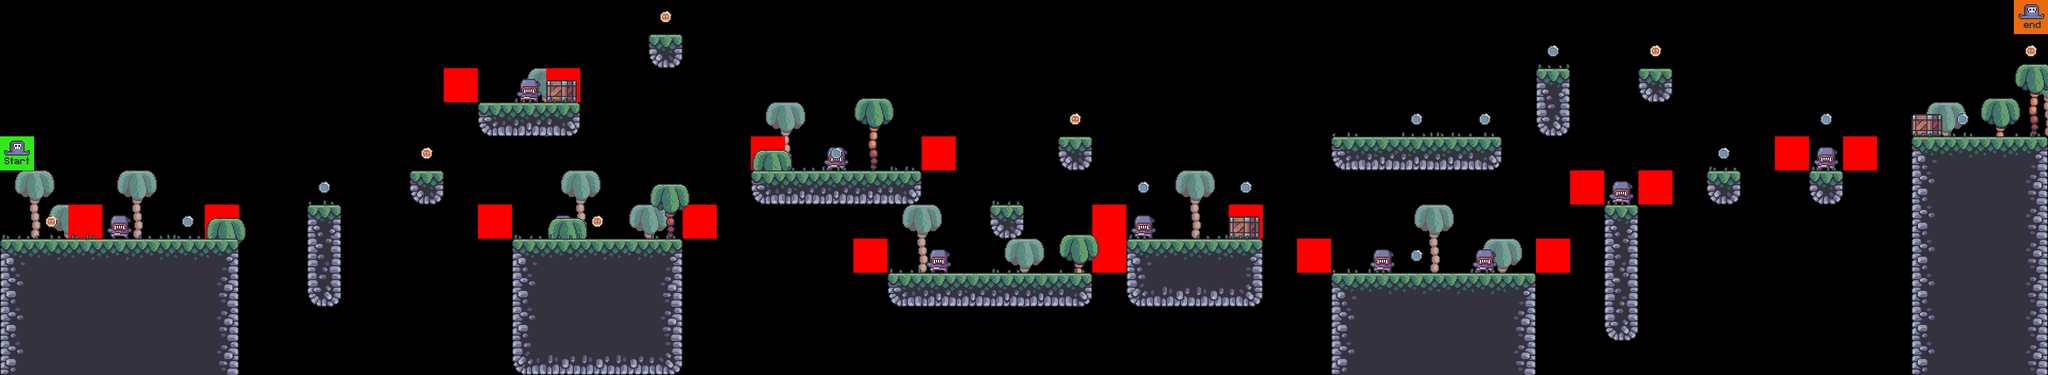

Rendered tile map (Tiled .tmx) drawn with the repository's tilesets; below, a short description and the map source with its tile grids summarised:
An orthogonal 60x11 tile map with 64x64 px tiles, 9 tile layers (bg_palms, enemies, constraints, fg_palms, ...), 7 tilesets.

<map version="1.8" tiledversion="1.8.2" orientation="orthogonal" renderorder="right-down" width="60" height="11" tilewidth="64" tileheight="64" infinite="0" nextlayerid="10" nextobjectid="1">
 <editorsettings>
  <export target="../0/level_0.csv" format="csv" />
 </editorsettings>
 <tileset firstgid="1" source="../tilesets/terrain_tiles.tsx" />
 <tileset firstgid="17" source="../tilesets/coin_tiles.tsx" />
 <tileset firstgid="19" source="../tilesets/grass_tiles.tsx" />
 <tileset firstgid="24" source="../tilesets/palms.tsx" />
 <tileset firstgid="27" source="../tilesets/crates.tsx" />
 <tileset firstgid="28" source="../tilesets/player_tiles.tsx" />
 <tileset firstgid="30" source="../tilesets/enemy_tiles.tsx" />
 <layer id="5" name="bg_palms" width="60" height="11">
  <data>[660 cells, 14 non-empty, 1 distinct tile ids]</data>
 </layer>
 <layer id="8" name="enemies" width="60" height="11">
  <data>[660 cells, 10 non-empty, 1 distinct tile ids]</data>
 </layer>
 <layer id="9" name="constraints" width="60" height="11">
  <data>[660 cells, 18 non-empty, 1 distinct tile ids]</data>
 </layer>
 <layer id="4" name="fg_palms" width="60" height="11">
  <data>[660 cells, 8 non-empty, 2 distinct tile ids]</data>
 </layer>
 <layer id="1" name="terrain" width="60" height="11">
  <data>[660 cells, 137 non-empty, 16 distinct tile ids]</data>
 </layer>
 <layer id="6" name="crates" width="60" height="11">
  <data>[660 cells, 3 non-empty, 1 distinct tile ids]</data>
 </layer>
 <layer id="3" name="grass" width="60" height="11">
  <data>[660 cells, 35 non-empty, 5 distinct tile ids]</data>
 </layer>
 <layer id="2" name="coins" width="60" height="11">
  <data>[660 cells, 19 non-empty, 2 distinct tile ids]</data>
 </layer>
 <layer id="7" name="player" width="60" height="11">
  <data>[660 cells, 2 non-empty, 2 distinct tile ids]</data>
 </layer>
</map>
